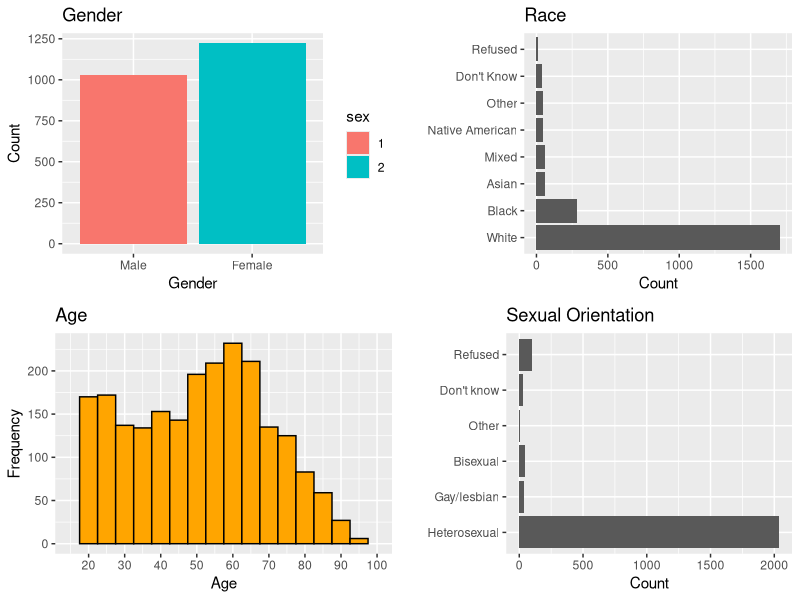
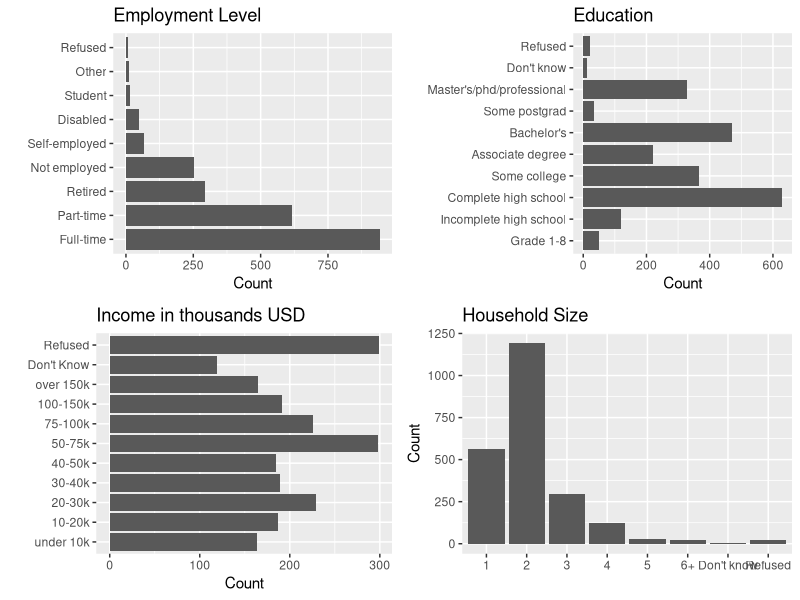

These charts were generated, in order, by the following R code:
## ---- chunk 1
#Loading libraries
library(ggplot2)
library(gridExtra)

#Loading Data
df <- read.csv("May_2013_Online_Dating_CSV.csv")
## ---- chunk 2
# Gender plot
df[, "sex"] <- as.factor(df[, "sex"])
#summary(df[, "sex"])
#str(df[, "sex"])

gender <- ggplot(data = df, aes(x = sex, fill = sex)) + 
  geom_bar() + 
  scale_x_discrete(labels = c("1" = "Male", "2" = "Female")) +
  labs(x = "Gender", y = "Count", title = "Gender")
## ---- chunk 3
# Sexual orientation plot
df[, "lgbt"] <- as.factor(df[, "lgbt"])
#summary(df$lgbt)
#str(df$lgbt)

sexual_orientation <- ggplot(data = df, aes(x = lgbt)) + 
  geom_bar() + 
  scale_x_discrete(labels = c("Heterosexual", "Gay/lesbian", "Bisexual", "Other", "Don't know", "Refused")) + coord_flip() +
  labs(x = "", y = "Count", title = "Sexual Orientation")
  
## ---- chunk 4
#Age plot
#summary(df$age)
#str(df$age)

age <- ggplot(data = df, aes(x = age)) + 
  geom_histogram(binwidth = 5, color="black", fill="orange") + 
  scale_x_continuous(limits = c(15,100), breaks = seq(0, 100, 10)) +
  labs(x = "Age", y = "Frequency", title = "Age")

## ---- chunk 5
# Race plot
df[, "race"] <- as.factor(df[, "race"])
#summary(df$race)
#str(df$race)

r_race <- ggplot(data = df, aes(x=reorder(race, -table(race)[race]))) + 
  geom_bar() + 
  scale_x_discrete(labels=c('White','Black','Asian','Mixed','Native American','Other',"Don't Know",'Refused')) +
  labs(x = "", y = "Count", title = "Race") +
  coord_flip()
## ---- chunk 6
grid.arrange(gender, r_race, age, sexual_orientation)
## ---- chunk 7
# Employment plot
df[, "emplnw"] <- as.factor(df[, "emplnw"])
#summary(df$emplnw)
#str(df$emplnw)

employment <- ggplot(data = df, aes(x=reorder(emplnw, -table(emplnw)[emplnw]))) + 
  geom_bar() + 
  scale_x_discrete(labels=c('Full-time','Part-time','Retired','Not employed','Self-employed','Disabled',"Student",'Other', "Refused")) +
  labs(x = "", y = "Count", title = "Employment Level") + coord_flip()
## ---- chunk 8
# Income plot
df[, "inc"] <- as.factor(df[, "inc"])
#summary(df$inc)
#str(df$inc)

income <- ggplot(data = df, aes(x = inc)) + 
  geom_bar() + coord_flip() +
  scale_x_discrete(labels = c("1"="under 10k", "2"="10-20k", "3"="20-30k", "4"="30-40k", "5"="40-50k", "6"="50-75k", "7"="75-100k", "8"="100-150k", "9"="over 150k", "98"="Don't Know", "99"="Refused")) +
  labs(x = "", y = "Count", title = "Income in thousands USD")
  
## ---- chunk 9
# Education plot
df[, "educ2"] <- as.factor(df[, "educ2"])
#summary(df$educ2)
#str(df$educ2)

education <- ggplot(data = df, aes(x = educ2)) + 
  geom_bar() + 
  scale_x_discrete(labels = c("Grade 1-8", "Incomplete high school", "Complete high school", "Some college", "Associate degree", "Bachelor's", "Some postgrad", "Master's/phd/professional", "Don't know", "Refused")) +
  labs(x = "", y = "Count", title = "Education") + coord_flip()
## ---- chunk 10
# Household size plot
df[, "hh1"] <- as.factor(df[, "hh1"])
#summary(df$hh1)
#str(df$hh1)

household_size <- ggplot(data = df, aes(x = hh1)) + 
  geom_bar() + 
  scale_x_discrete(labels = c("1", "2", "3", "4", "5", "6+", "Don't know", "Refused")) +
  labs(x = "", y = "Count", title = "Household Size")
## ---- chunk 11
grid.arrange(employment, education, income, household_size)
